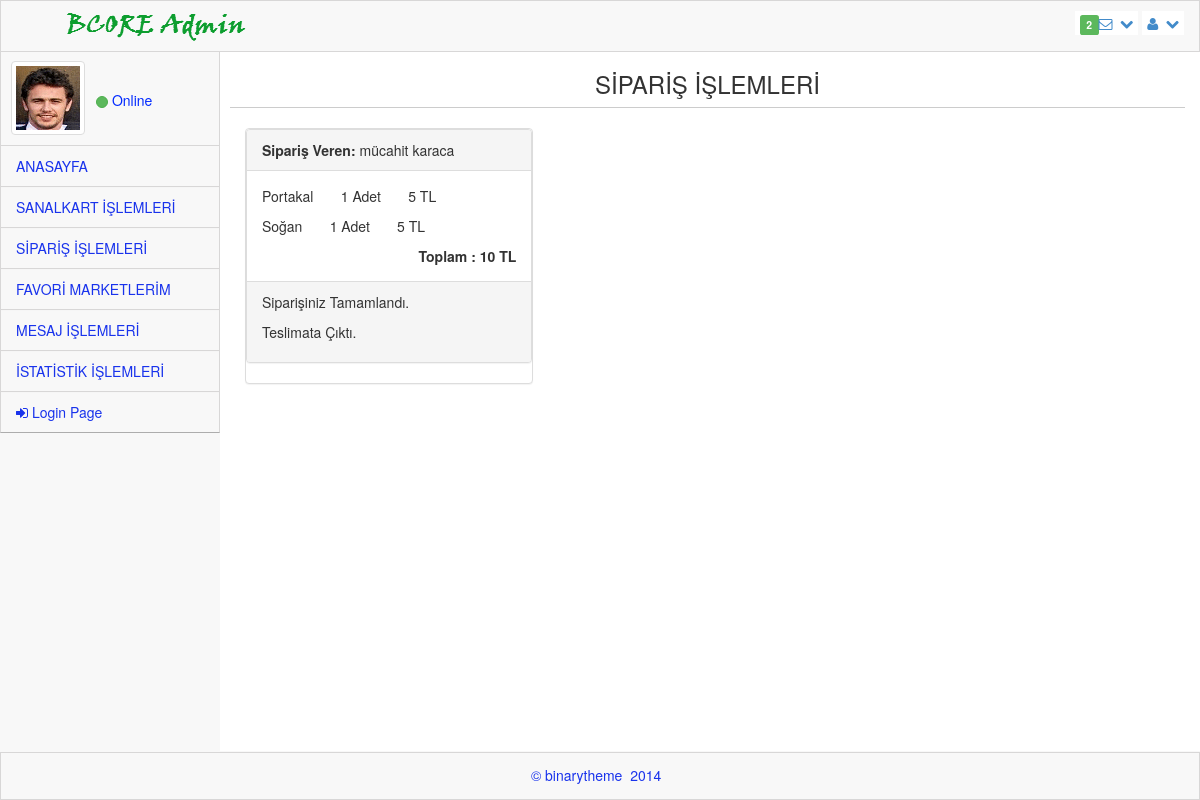
The page /admin_kullanici/kullanici_siparis.php on the database its author committed.
### tables this page shows
CREATE TABLE `odeme` (
  `odeme_id` int(11) NOT NULL,
  `sepet_id` int(11) NOT NULL,
  `odeme_tutar` int(11) NOT NULL,
  `odeme_tip` varchar(20) NOT NULL DEFAULT '0',
  `odeme_adres` varchar(250) NOT NULL,
  `odeme_kisi` varchar(50) NOT NULL,
  `odeme_durum` int(11) NOT NULL DEFAULT '0'
);

CREATE TABLE `uye` (
  `uye_id` int(11) NOT NULL,
  `uye_adsoyad` varchar(50) NOT NULL,
  `uye_eposta` varchar(50) NOT NULL,
  `uye_sifre` varchar(50) NOT NULL,
  `uye_telefon` char(11) NOT NULL,
  `uye_firmaad` varchar(100) NOT NULL,
  `uye_il` varchar(25) NOT NULL,
  `uye_ilce` varchar(25) NOT NULL,
  `uye_tur` varchar(10) NOT NULL,
  `uye_durum` varchar(1) NOT NULL DEFAULT '0',
  `uye_yetki` varchar(1) NOT NULL
);

CREATE TABLE `sepet` (
  `sepet_id` int(11) NOT NULL,
  `sepet_urunid` int(11) NOT NULL,
  `sepet_urunadet` int(11) NOT NULL,
  `sepet_uyeid` int(11) NOT NULL,
  `sepet_durum` varchar(1) NOT NULL DEFAULT '0',
  `sepet_urunfiyat` int(11) NOT NULL,
  `sepet_adres` varchar(250) NOT NULL,
  `sepet_urun_firma` varchar(250) NOT NULL
);

CREATE TABLE `urun` (
  `urun_id` int(11) NOT NULL,
  `urun_firma` varchar(100) NOT NULL,
  `urun_isim` varchar(50) NOT NULL,
  `urun_kategori` varchar(50) NOT NULL,
  `urun_aciklama` varchar(2000) NOT NULL,
  `urun_tarif` varchar(2000) NOT NULL,
  `urun_fiyat` int(11) NOT NULL,
  `urun_resim` varchar(200) NOT NULL,
  `urun_stok` int(11) NOT NULL,
  `urun_favori` int(11) NOT NULL DEFAULT '0'
);

### admin_kullanici/kullanici_siparis.php (the view, shortened to what this page needs)
<?php require_once("../baglan.php"); ?>
<!DOCTYPE html>
<html>
<head>
    <link rel="stylesheet" href="assets/plugins/bootstrap/css/bootstrap.css" />
    <link rel="stylesheet" href="assets/css/main.css" />
    <link rel="stylesheet" href="assets/css/theme.css" />
    <link rel="stylesheet" href="assets/css/MoneAdmin.css" />
    <link rel="stylesheet" href="assets/plugins/Font-Awesome/css/font-awesome.css" />
</head>
  <body class="padTop53 " >
    <div id="wrap">
        <div id="top">
            <nav class="navbar navbar-inverse navbar-fixed-top " style="padding-top: 10px;">
                <header class="navbar-header">
                    <a href="index.php" class="navbar-brand">
                    <img src="assets/img/logo.png" alt="" /></a>
                </header>
                <ul class="nav navbar-top-links navbar-right">
                    <li class="dropdown">
                        <a class="dropdown-toggle" data-toggle="dropdown" href="#">
                            <span class="label label-success">2</span><i class="icon-envelope-alt"></i>&nbsp; <i class="icon-chevron-down"></i>
                        </a>
                    </li>
                    <li class="dropdown">
                        <a class="dropdown-toggle" data-toggle="dropdown" href="#">
                            <i class="icon-user "></i>&nbsp; <i class="icon-chevron-down "></i>
                        </a>
                    </li>
                </ul>
            </nav>
        </div>
       <div id="left" >
            <div class="media user-media well-small">
                <a class="user-link" href="#">
                    <img class="media-object img-thumbnail user-img" alt="User Picture" src="assets/img/user.gif" />
                </a>
                <br />
                <div class="media-body">
                    <h5 class="media-heading" style="font-weight: inherit; text-transform: capitalize; font-size: 16px;">
                    </h5>
                    <ul class="list-unstyled user-info">
                        <li>
                             <a class="btn btn-success btn-xs btn-circle" style="width: 10px;height: 12px;"></a> Online
                        </li>
                    </ul>
                </div>
                <br />
            </div>
            <ul id="menu" class="collapse">
                <li class="panel">
                    <a href="../index_kullanici.php" data-parent="#menu" data-toggle="collapse" class="accordion-toggle" data-target="#blank-nav">
                        ANASAYFA
                    </a>
                </li>
                <li class="panel">
                    <a href="kullanici_sanalkart.php" data-parent="#menu" data-toggle="collapse" class="accordion-toggle" data-target="#blank-nav1">
                        SANALKART İŞLEMLERİ
                    </a>
                </li>
                <li class="panel">
                    <a href="kullanici_siparis.php" data-parent="#menu" data-toggle="collapse" class="accordion-toggle" data-target="#blank-nav2">
                        SİPARİŞ İŞLEMLERİ
                    </a>
                </li>
                <li class="panel">
                    <a href="kullanici_favori.php" data-parent="#menu" data-toggle="collapse" class="accordion-toggle" data-target="#blank-nav2">
                        FAVORİ MARKETLERİM
                    </a>
                </li>
                <li class="panel">
                    <a href="kullanici_mailbox.php" data-parent="#menu" data-toggle="collapse" class="accordion-toggle" data-target="#blank-nav4">
                        MESAJ İŞLEMLERİ
                    </a>
                </li>
                <li class="panel">
                    <a href="kullanici_istatistik.php" data-parent="#menu" data-toggle="collapse" class="accordion-toggle" data-target="#blank-nav5">
                        İSTATİSTİK İŞLEMLERİ
                    </a>
                </li>
                <li><a href="cikis.php"><i class="icon-signin"></i> Login Page </a></li>
             </ul>
        </div>
        <div id="content">
        <div class="inner" style="min-height:700px;">
        <div class="content-wrapper">
        <section class="content-header text-center">
          <h3>SİPARİŞ İŞLEMLERİ</h3>
          <hr />
        </section>
        <div class="row">
            <div class="col-lg-12">
                    <?php
                    $fiyat=0;
                        $veri= $db->query("SELECT * FROM odeme where odeme_durum=1  ", PDO::FETCH_ASSOC);
                            foreach($veri as $row){
                               $sepet_id=$row['sepet_id'];
                               $sepet= $db->query("SELECT * FROM sepet where sepet_uyeid='$sepet_id' ", PDO::FETCH_ASSOC);
                               $kisi=$db->query("SELECT * FROM uye where uye_id='$sepet_id' ", PDO::FETCH_ASSOC);
                              foreach ($kisi as $key => $val) { }
                    ?>
                    <div class="col-lg-4">
                        <div class="panel panel-default">
                            <form action="" method="post" enctype="multipart/form-data">
                                <div class="panel panel-default">
                                    <div class="panel-heading">
                                        <b>Sipariş Veren:</b> <?php echo $val['uye_adsoyad']; ?>
                                    </div>
                                    <div class="panel-body">
                                    <?php
                                        foreach ($sepet as $key => $value) {
                               $sepet_urun_id=$value['sepet_urunid'];
                               $fiyat=$fiyat+$value['sepet_urunfiyat'];
                               $urun_adet=$value['sepet_urunadet'];
                               $urun_fiyat=$value['sepet_urunfiyat'];
                               $urun=$db->query("SELECT * FROM urun where urun_id='$sepet_urun_id' ", PDO::FETCH_ASSOC);
                               foreach ($urun as $key => $values) {
                                  $urun_isim=$values['urun_isim'];
                               }
                                    ?>
                                       <p style="float:left;"> <?php echo $urun_isim; ?> &nbsp; &nbsp; &nbsp;
                                       <?php echo $urun_adet;?> Adet &nbsp; &nbsp; &nbsp;
                                        <?php echo $urun_fiyat;?> TL </p>
                                  <?php } ?>
                                  <br><br><br>
                                        <b style="float:right;"> Toplam : <?php echo  $fiyat; ?> TL </b>
                                    </div>
                                    <div class="panel-footer">
                                      <p>Siparişiniz Tamamlandı.</p>
                                      <p>Teslimata Çıktı.</p>
                                    </div>
                                </div>
                            </form>
                        </div>
                    </div>
                    <?php
                    }
                    ?>
                </div>
        </div>
        </div>
        </div >
        </div>
      </div>
    <div id="footer">
        <p>&copy;  binarytheme &nbsp;2014 &nbsp;</p>
    </div>
  </body>
</html>

### admin_kullanici/assets/css/main.css (style rules this page uses)
#wrap { margin: 0 auto; }
#footer { height: 48px; background-color: #222222; }
@media (min-width: 768px) { html, body { height: 100%; } }
@media (min-width: 768px) { #wrap { height: auto !important; height: 100%; min-height: 100%; padding: 0 0 48px; margin-bottom: -48px; } }
body.padTop53 { padding-top: 75px; overflow: visible; }
@media (min-width: 802px) { body.padTop53 { padding-top: 51px; } }
#wrap:before, #top:before, .head:before, #footer:before, #wrap:after, #top:after, .head:after, #footer:after { display: table; content: " "; }
#wrap:after, #top:after, .head:after, #footer:after { clear: both; }
#wrap { background-color: #f8f8f8; }
@media (min-width: 768px) { #left { position: relative; float: left; width: 100px; } }
@media (min-width: 768px) { #content { margin-left: 100px; } }
@media (min-width: 768px) { #left { margin-bottom: -10px; } }
@media (min-width: 992px) { #left { width: 220px; } }
@media (min-width: 992px) { #content { margin-left: 220px; } }
#top .navbar { margin-bottom: 0; border:1px solid rgb(216, 215, 215); background-color:#f8f8f8; }
#top .navbar-brand { padding: 0; }
.user-media { display: none; color:#0029FF; border-right:1px solid rgb(216, 215, 215); border-left:1px solid rgb(216, 215, 215); }
@media (min-width: 768px) { .user-media { display: block; } }
@media (min-width: 768px) { .user-media .media-body { display: none; } }
@media (min-width: 768px) { .user-media .user-link { position: relative; display: block; margin-right: auto; margin-left: auto; } }
@media (min-width: 768px) { .user-media .user-link .user-img { margin: 10px auto; } }
@media (min-width: 992px) { .user-media .user-link { float: left; } }
@media (min-width: 992px) { .user-media .user-link .user-img { margin: 10px; } }
@media (min-width: 992px) { .user-media .media-body { display: block; float: left; margin-left: 1px; } }
@media (min-width: 992px) { .user-media .media-body h5.media-heading { font-size: 18px; padding-top: 8px; margin-bottom: 11px; color: #050505; font-weight: bolder; } }
#menu { position: relative; overflow: hidden; border-right:1px solid rgb(216, 215, 215); border-left:1px solid rgb(216, 215, 215); background-color:#f8f8f8; border-bottom: 1px solid rgba(0, 0, 0, 0.3); -webkit-box-shadow: 0 1px 0 rgba(255, 255, 255, 0.05); box-shadow: 0 1px 0 rgba(255, 255, 255, 0.05); }
#menu, #menu ul { padding: 0; margin: 0; list-style: none; }
@media (min-width: 768px) { #menu.collapse { display: inherit !important; } }
#menu > li { position: relative; display: block; margin: 0; border-width: 0; border-radius: 0; }
#menu > li > a { position: relative; display: block; padding: 10px 15px; color: #1933EC; border-top:1px solid rgb(216, 215, 215); }
#menu > li.panel { background-color: transparent; }
#menu li > a { text-decoration: none; }
@media (min-width: 768px) { .mini-sidebar #menu > li > a, #menu > li > a { text-align: center; } }
@media (min-width: 768px) { .mini-sidebar #menu > li > a > i, #menu > li > a > i { display: block; font-size: 20px; } }
@media (min-width: 768px) { #menu:after, .mini-sidebar #menu:after { position: absolute; top: 0; right: 0; bottom: 0; left: 0; display: block; width: 0; -webkit-box-shadow: 97px 1px 5px 2px rgba(0, 0, 0, 0.6); box-shadow: 97px 1px 5px 2px rgba(0, 0, 0, 0.6); } }
@media (min-width: 992px) { #menu > li > a { text-align: left; } }
@media (min-width: 992px) { #menu > li > a > i { display: inline; font-size: 14px; } }
@media (min-width: 992px) { #menu:after { -webkit-box-shadow: 217px 1px 5px 2px rgba(0, 0, 0, 0.6); box-shadow: 217px 1px 5px 2px rgba(0, 0, 0, 0.6); } }
#content { -webkit-transition: margin 0.4s; transition: margin 0.4s; }
.inner { position: relative; min-height: 1px; padding-right: 15px; padding-left: 10px; background: #fff; border: 0px solid #e4e4e4; min-height:1200px; }
@media (min-width: 768px) { .inner { float: left; width: 100%; } }
.inner .row { margin-right: -15px; margin-left: -15px; }
#footer { margin: 0 auto; color: #1933EC; background-color:#f8f8f8; border:1px solid rgb(216, 215, 215); }
#footer p { padding: 12px 0 0; text-align: center; }
.btn-circle { width: 40px; height: 40px; padding: 8px 10px; border-radius: 500px; }
.btn-circle.btn-xs { width: 20px; height: 20px; padding: 0 5px; }
.inner hr { margin-top: 10px; border-top-color: #ccc; }

### rows shown on the page
odeme: uye.uye_adsoyad "mücahit karaca", fiyat "10"
sepet: urun.urun_isim "Portakal", sepet_urunadet "1", sepet_urunfiyat "5"
sepet: urun.urun_isim "Soğan", sepet_urunadet "1", sepet_urunfiyat "5"
